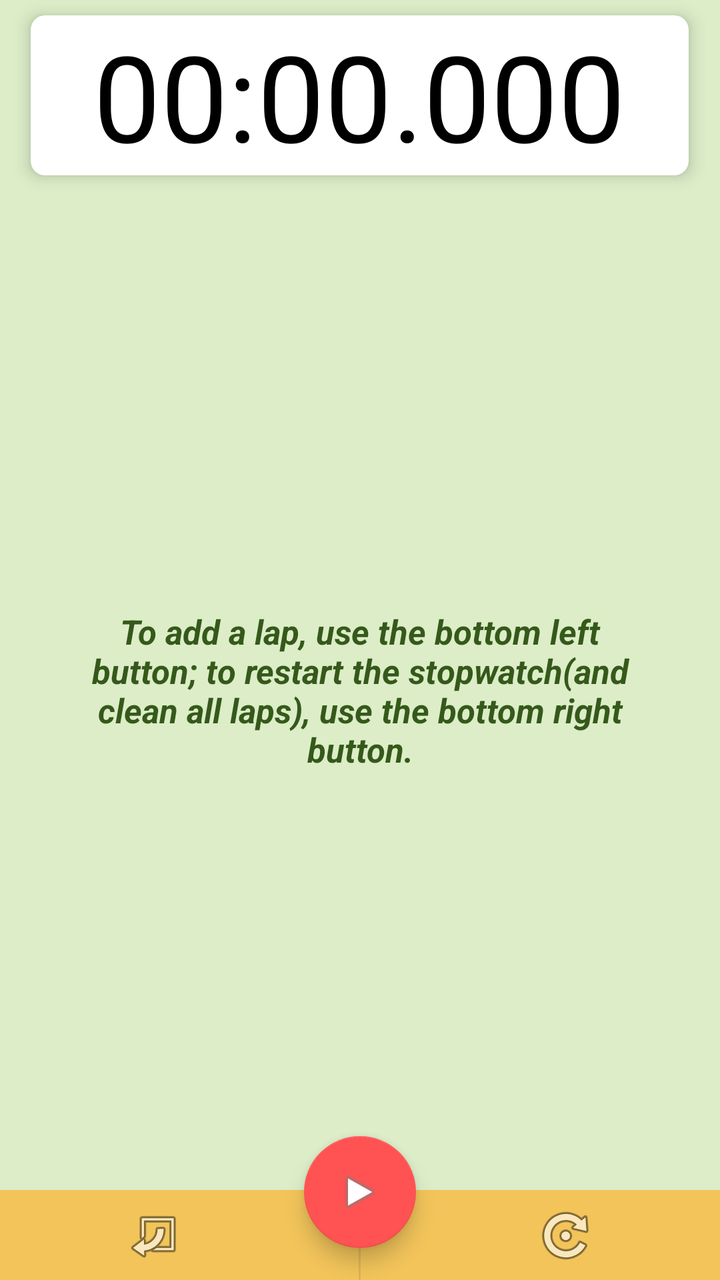
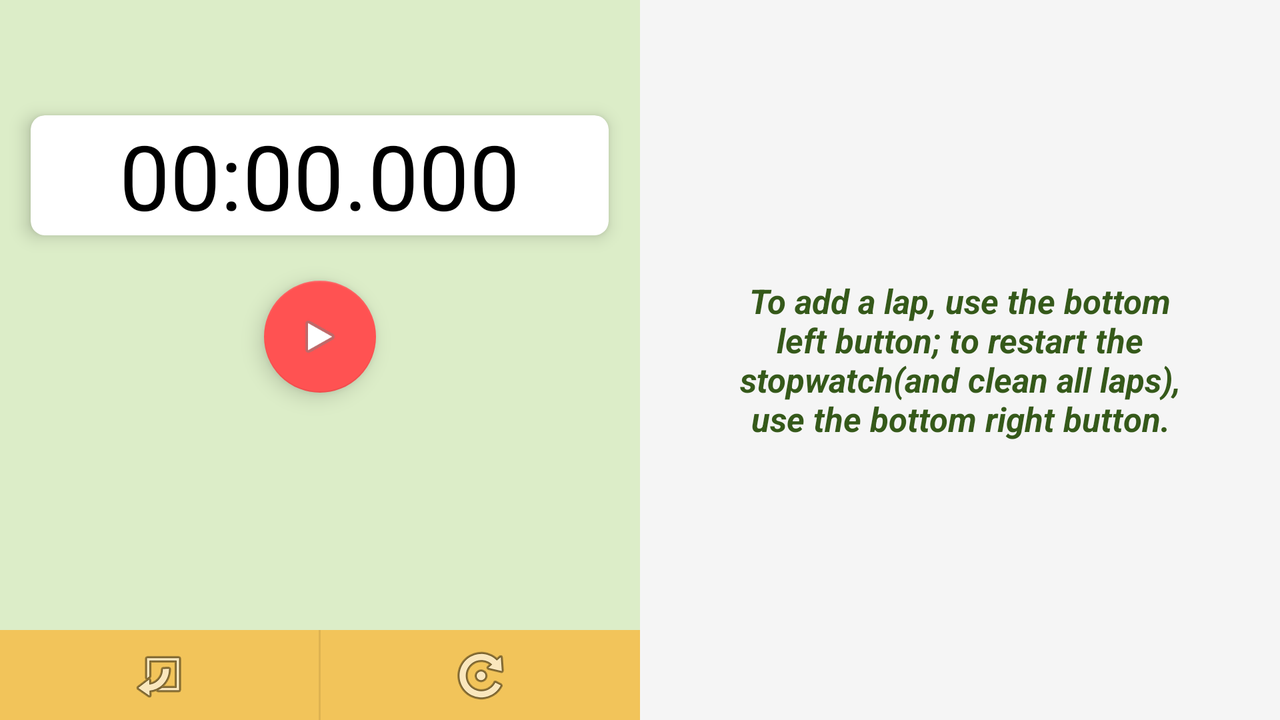

First picture: res/layout/ on a phone held upright. Second picture: the repository's own variant of that layout, on a device whose configuration matches the variant's folder. Source for both follows.
<!-- AndroidManifest.xml: activity theme AppTheme.NoActionBar -->
<!-- res/layout/fragment_main.xml -->
<RelativeLayout xmlns:android="http://schemas.android.com/apk/res/android"
                xmlns:tools="http://schemas.android.com/tools"
                tools:context=".ui.fragment.MainFragment"
                tools:showIn="@layout/activity_main"
                android:layout_width="match_parent"
                android:layout_height="match_parent"
                android:background="@color/colorPrimaryLight">

    <android.support.v7.widget.CardView style="@style/ChronoCard"
                                        android:id="@+id/cardv_chronometer"
                                        android:layout_marginEnd="21dp"
                                        android:layout_width="match_parent"
                                        android:layout_height="wrap_content"
                                        android:layout_alignParentTop="true"
                                        android:layout_centerHorizontal="true"
                                        android:layout_marginTop="@dimen/activity_vertical_margin"
                                        android:layout_marginStart="@dimen/activity_horizontal_margin">

        <TextView
            android:id="@+id/text_chronometer"
            android:text="@string/initial_display"
            android:textSize="60sp"
            android:paddingEnd="15dp"
            android:paddingStart="15dp"
            android:layout_width="wrap_content"
            android:layout_height="wrap_content"
            android:layout_centerHorizontal="true"
            android:layout_gravity="center_horizontal"
            android:textColor="@color/chronometerInitial" />

    </android.support.v7.widget.CardView>

    <LinearLayout
        android:id="@+id/layout_laps"
        android:visibility="gone"
        android:orientation="vertical"
        android:layout_marginTop="10dp"
        android:layout_width="match_parent"
        android:layout_height="match_parent"
        android:background="@color/colorPrimaryLight"
        android:layout_below="@+id/cardv_chronometer"
        android:layout_above="@+id/layout_control_buttons">

        <TextView
            android:id="@+id/text_laps_label"
            android:text="@string/laps"
            android:textSize="18sp"
            android:textStyle="bold"
            android:layout_marginStart="20dp"
            android:layout_marginBottom="2dp"
            android:layout_width="match_parent"
            android:layout_height="wrap_content"
            android:textColor="@color/colorPrimaryHint" />

        <android.support.v7.widget.RecyclerView
            android:id="@+id/rcvw_laps_list"
            android:divider="@null"
            android:scrollbars="vertical"
            android:clipToPadding="false"
            android:layout_gravity="start"
            android:choiceMode="singleChoice"
            android:layout_width="match_parent"
            android:layout_height="match_parent"
            android:background="@color/lapsPanelBackground"
            android:paddingLeft="@dimen/activity_horizontal_margin"
            android:paddingRight="@dimen/activity_horizontal_margin" />

    </LinearLayout>

    <FrameLayout
        android:id="@+id/layout_initial_hint"
        android:layout_width="match_parent"
        android:layout_height="match_parent"
        android:background="@color/colorPrimaryLight"
        android:layout_below="@+id/cardv_chronometer"
        android:layout_above="@+id/layout_control_buttons">

        <TextView
            android:id="@+id/text_initial_hint"
            android:text="@string/initial_hint"
            android:textSize="17sp"
            android:textStyle="italic|bold"
            android:textAlignment="center"
            android:layout_gravity="center"
            android:layout_marginEnd="35dp"
            android:layout_marginStart="35dp"
            android:layout_width="wrap_content"
            android:layout_height="wrap_content"
            android:textColor="@color/colorPrimaryHint" />

    </FrameLayout>

    <LinearLayout
        android:id="@+id/layout_control_buttons"
        android:orientation="horizontal"
        android:layout_width="match_parent"
        android:layout_height="wrap_content"
        android:layout_alignParentBottom="true"
        android:background="@color/lowerPanelBackground">

        <ImageButton
            android:id="@+id/button_add_lap"
            android:rotation="180"
            android:layout_weight="1"
            android:layout_width="0dp"
            android:layout_height="45dp"
            android:src="@android:drawable/ic_menu_set_as"
            android:background="@color/lowerPanelBackground" />

        <View
            android:layout_width="1dp"
            android:layout_marginEnd="25dp"
            android:layout_marginStart="25dp"
            android:layout_height="match_parent"
            android:background="@color/lowerPanelSeparator" />

        <ImageButton
            android:id="@+id/button_reset"
            android:layout_weight="1"
            android:layout_width="0dp"
            android:layout_height="45dp"
            android:src="@android:drawable/ic_menu_rotate"
            android:background="@color/lowerPanelBackground" />

    </LinearLayout>

    <android.support.design.widget.FloatingActionButton
        android:id="@+id/fabutton_start_stop"
        style="@style/fa_button"
        android:layout_width="wrap_content"
        android:layout_height="wrap_content"
        android:layout_centerHorizontal="true"
        android:layout_alignParentBottom="true"
        android:src="@android:drawable/ic_media_play" />

</RelativeLayout>
<!-- res/layout/activity_main.xml (included above) -->
<?xml version="1.0" encoding="utf-8"?>
<android.support.design.widget.CoordinatorLayout
    xmlns:android="http://schemas.android.com/apk/res/android"
    xmlns:app="http://schemas.android.com/apk/res-auto"
    xmlns:tools="http://schemas.android.com/tools"
    android:fitsSystemWindows="true"
    android:layout_width="match_parent"
    android:layout_height="match_parent"
    tools:context=".ui.activity.MainActivity">

    <android.support.design.widget.AppBarLayout
        android:layout_width="match_parent"
        android:layout_height="wrap_content"
        android:theme="@style/AppTheme.AppBarOverlay">

        <android.support.v7.widget.Toolbar
            android:id="@+id/toolbar"
            android:layout_width="match_parent"
            android:layout_height="?attr/actionBarSize"
            android:background="?attr/colorPrimary"
            app:popupTheme="@style/AppTheme.PopupOverlay"/>

    </android.support.design.widget.AppBarLayout>

    <include layout="@layout/content_main"/>

</android.support.design.widget.CoordinatorLayout>
<!-- res/layout/content_main.xml (included above) -->
<fragment xmlns:android="http://schemas.android.com/apk/res/android"
          xmlns:app="http://schemas.android.com/apk/res-auto"
          xmlns:tools="http://schemas.android.com/tools"
          android:id="@+id/fragment"
          android:name="com.kogimobile.nifs.stopwatch.ui.fragment.MainFragment"
          android:layout_width="match_parent"
          android:layout_height="match_parent"
          app:layout_behavior="@string/appbar_scrolling_view_behavior"
          tools:layout="@layout/fragment_main"/>
<!-- resources referenced by this layout -->
<resources>
  <color name="chronometerInitial">#000000</color>
  <color name="colorPrimaryHint">#35591a</color>
  <color name="colorPrimaryLight">#DCEDC8</color>
  <color name="lapsPanelBackground">#F5F5F5</color>
  <color name="lowerPanelBackground">#F2C45A</color>
  <color name="lowerPanelSeparator">#deb351</color>
  <string name="initial_display">00:00.000</string>
  <string name="initial_hint">To add a lap, use the bottom left button; to restart the stopwatch(and clean all laps), use the bottom right button.</string>
  <string name="laps">Laps</string>
  <style name="AppTheme.AppBarOverlay" parent="ThemeOverlay.AppCompat.Dark.ActionBar" />
  <style name="AppTheme.PopupOverlay" parent="ThemeOverlay.AppCompat.Light" />
  <style name="ChronoCard" parent="android:Widget.TextView">
          <item name="cardElevation">5dp</item>
          <item name="cardCornerRadius">7dp</item>
          <item name="cardUseCompatPadding">true</item>
          <item name="cardPreventCornerOverlap">false</item>
          <item name="cardBackgroundColor">@android:color/white</item>
      </style>
  <!-- from res/values-v21/ -->
  <style name="fa_button">
          <item name="android:layout_margin">16dp</item>
      </style>
  <!-- from res/values-v21/ -->
  <style name="AppTheme.NoActionBar">
          <item name="windowNoTitle">true</item>
          <item name="windowActionBar">false</item>
          <item name="android:windowDrawsSystemBarBackgrounds">true</item>
          <item name="android:statusBarColor">@android:color/transparent</item>
      </style>
</resources>
<!-- res/layout-land/fragment_main.xml (the author's variant of the layout above) -->
<!-- drawn on the phone turned sideways -->
<?xml version="1.0" encoding="utf-8"?>
<LinearLayout xmlns:android="http://schemas.android.com/apk/res/android"
              xmlns:tools="http://schemas.android.com/tools"
              tools:context=".ui.fragment.MainFragment"
              tools:showIn="@layout/activity_main"
              android:orientation="horizontal"
              android:layout_width="match_parent"
              android:layout_height="match_parent"
              android:background="@color/colorPrimaryLight">

    <RelativeLayout
        android:layout_weight="1"
        android:layout_width="0dp"
        android:layout_height="match_parent">

        <android.support.v7.widget.CardView style="@style/ChronoCard"
                                            android:id="@+id/cardv_chronometer"
                                            android:layout_marginEnd="21dp"
                                            android:layout_width="match_parent"
                                            android:layout_height="wrap_content"
                                            android:layout_centerHorizontal="true"
                                            android:layout_marginTop="50dp"
                                            android:layout_marginStart="@dimen/activity_horizontal_margin">

            <TextView
                android:id="@+id/text_chronometer"
                android:text="@string/initial_display"
                android:textSize="45sp"
                android:layout_width="wrap_content"
                android:layout_height="wrap_content"
                android:layout_centerHorizontal="true"
                android:layout_gravity="center_horizontal"
                android:textColor="@color/chronometerInitial" />

        </android.support.v7.widget.CardView>

        <LinearLayout
            android:id="@+id/layout_control_buttons"
            android:orientation="horizontal"
            android:layout_width="match_parent"
            android:layout_height="wrap_content"
            android:layout_alignParentBottom="true"
            android:background="@color/lowerPanelBackground">

            <ImageButton
                android:id="@+id/button_add_lap"
                android:rotation="180"
                android:layout_weight="1"
                android:layout_width="0dp"
                android:layout_height="45dp"
                android:src="@android:drawable/ic_menu_set_as"
                android:background="@color/lowerPanelBackground" />

            <View
                android:layout_width="1dp"
                android:layout_height="match_parent"
                android:background="@color/lowerPanelSeparator" />

            <ImageButton
                android:id="@+id/button_reset"
                android:layout_weight="1"
                android:layout_width="0dp"
                android:layout_height="45dp"
                android:src="@android:drawable/ic_menu_rotate"
                android:background="@color/lowerPanelBackground" />

        </LinearLayout>

        <android.support.design.widget.FloatingActionButton
            android:id="@+id/fabutton_start_stop"
            android:layout_marginTop="15dp"
            android:layout_width="wrap_content"
            android:layout_height="wrap_content"
            android:layout_centerHorizontal="true"
            android:layout_below="@+id/cardv_chronometer"
            android:src="@android:drawable/ic_media_play" />

    </RelativeLayout>

    <LinearLayout
        android:layout_weight="1"
        android:layout_width="0dp"
        android:orientation="vertical"
        android:layout_height="match_parent">

        <TextView
            android:id="@+id/text_initial_hint"
            android:text="@string/initial_hint"
            android:textSize="17sp"
            android:gravity="center"
            android:paddingEnd="35dp"
            android:paddingStart="35dp"
            android:textAlignment="center"
            android:textStyle="italic|bold"
            android:layout_width="match_parent"
            android:layout_height="match_parent"
            android:textColor="@color/colorPrimaryHint"
            android:background="@color/lapsPanelBackground" />

        <TextView
            android:id="@+id/text_laps_label"
            android:text="@string/laps"
            android:textSize="18sp"
            android:textStyle="bold"
            android:visibility="gone"
            android:layout_marginTop="9dp"
            android:layout_marginBottom="2dp"
            android:layout_marginStart="20dp"
            android:layout_width="match_parent"
            android:layout_height="wrap_content"
            android:textColor="@color/colorPrimaryHint" />

        <android.support.v7.widget.RecyclerView
            android:id="@+id/rcvw_laps_list"
            android:divider="@null"
            android:visibility="gone"
            android:scrollbars="vertical"
            android:clipToPadding="false"
            android:layout_gravity="start"
            android:choiceMode="singleChoice"
            android:layout_width="match_parent"
            android:layout_height="match_parent"
            android:background="@color/lapsPanelBackground"
            android:paddingLeft="@dimen/activity_horizontal_margin"
            android:paddingRight="@dimen/activity_horizontal_margin" />

    </LinearLayout>

</LinearLayout>
<!-- res/layout/fragment_main.xml (included above) -->
<RelativeLayout xmlns:android="http://schemas.android.com/apk/res/android"
                xmlns:tools="http://schemas.android.com/tools"
                tools:context=".ui.fragment.MainFragment"
                tools:showIn="@layout/activity_main"
                android:layout_width="match_parent"
                android:layout_height="match_parent"
                android:background="@color/colorPrimaryLight">

    <android.support.v7.widget.CardView style="@style/ChronoCard"
                                        android:id="@+id/cardv_chronometer"
                                        android:layout_marginEnd="21dp"
                                        android:layout_width="match_parent"
                                        android:layout_height="wrap_content"
                                        android:layout_alignParentTop="true"
                                        android:layout_centerHorizontal="true"
                                        android:layout_marginTop="@dimen/activity_vertical_margin"
                                        android:layout_marginStart="@dimen/activity_horizontal_margin">

        <TextView
            android:id="@+id/text_chronometer"
            android:text="@string/initial_display"
            android:textSize="60sp"
            android:paddingEnd="15dp"
            android:paddingStart="15dp"
            android:layout_width="wrap_content"
            android:layout_height="wrap_content"
            android:layout_centerHorizontal="true"
            android:layout_gravity="center_horizontal"
            android:textColor="@color/chronometerInitial" />

    </android.support.v7.widget.CardView>

    <LinearLayout
        android:id="@+id/layout_laps"
        android:visibility="gone"
        android:orientation="vertical"
        android:layout_marginTop="10dp"
        android:layout_width="match_parent"
        android:layout_height="match_parent"
        android:background="@color/colorPrimaryLight"
        android:layout_below="@+id/cardv_chronometer"
        android:layout_above="@+id/layout_control_buttons">

        <TextView
            android:id="@+id/text_laps_label"
            android:text="@string/laps"
            android:textSize="18sp"
            android:textStyle="bold"
            android:layout_marginStart="20dp"
            android:layout_marginBottom="2dp"
            android:layout_width="match_parent"
            android:layout_height="wrap_content"
            android:textColor="@color/colorPrimaryHint" />

        <android.support.v7.widget.RecyclerView
            android:id="@+id/rcvw_laps_list"
            android:divider="@null"
            android:scrollbars="vertical"
            android:clipToPadding="false"
            android:layout_gravity="start"
            android:choiceMode="singleChoice"
            android:layout_width="match_parent"
            android:layout_height="match_parent"
            android:background="@color/lapsPanelBackground"
            android:paddingLeft="@dimen/activity_horizontal_margin"
            android:paddingRight="@dimen/activity_horizontal_margin" />

    </LinearLayout>

    <FrameLayout
        android:id="@+id/layout_initial_hint"
        android:layout_width="match_parent"
        android:layout_height="match_parent"
        android:background="@color/colorPrimaryLight"
        android:layout_below="@+id/cardv_chronometer"
        android:layout_above="@+id/layout_control_buttons">

        <TextView
            android:id="@+id/text_initial_hint"
            android:text="@string/initial_hint"
            android:textSize="17sp"
            android:textStyle="italic|bold"
            android:textAlignment="center"
            android:layout_gravity="center"
            android:layout_marginEnd="35dp"
            android:layout_marginStart="35dp"
            android:layout_width="wrap_content"
            android:layout_height="wrap_content"
            android:textColor="@color/colorPrimaryHint" />

    </FrameLayout>

    <LinearLayout
        android:id="@+id/layout_control_buttons"
        android:orientation="horizontal"
        android:layout_width="match_parent"
        android:layout_height="wrap_content"
        android:layout_alignParentBottom="true"
        android:background="@color/lowerPanelBackground">

        <ImageButton
            android:id="@+id/button_add_lap"
            android:rotation="180"
            android:layout_weight="1"
            android:layout_width="0dp"
            android:layout_height="45dp"
            android:src="@android:drawable/ic_menu_set_as"
            android:background="@color/lowerPanelBackground" />

        <View
            android:layout_width="1dp"
            android:layout_marginEnd="25dp"
            android:layout_marginStart="25dp"
            android:layout_height="match_parent"
            android:background="@color/lowerPanelSeparator" />

        <ImageButton
            android:id="@+id/button_reset"
            android:layout_weight="1"
            android:layout_width="0dp"
            android:layout_height="45dp"
            android:src="@android:drawable/ic_menu_rotate"
            android:background="@color/lowerPanelBackground" />

    </LinearLayout>

    <android.support.design.widget.FloatingActionButton
        android:id="@+id/fabutton_start_stop"
        style="@style/fa_button"
        android:layout_width="wrap_content"
        android:layout_height="wrap_content"
        android:layout_centerHorizontal="true"
        android:layout_alignParentBottom="true"
        android:src="@android:drawable/ic_media_play" />

</RelativeLayout>
